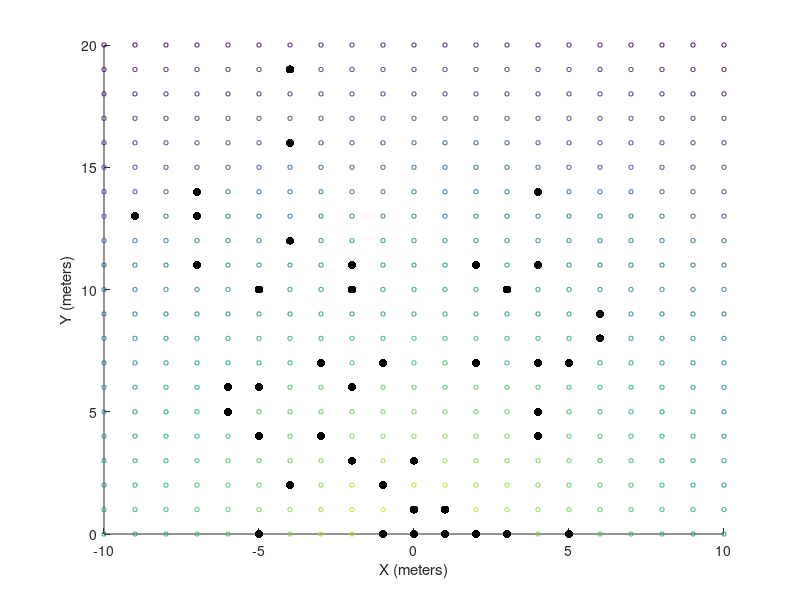

The MATLAB source for this figure:
% close previous figures
close all
clear all
clc
pause on
hold on

%% Create Model
% constants
XMIN = -10;
XMAX = 10;
YMIN = 0;
YMAX = 20;
ZMIN = 0;
ZSTEP = 0;
ZMAX = 0;
NUMZSTEPS = (ZMAX - ZMIN) / ZSTEP + 1;
POINT_SIZE = 10;

% model readings
% model2d [ x y prob ]
pts_per_row = (XMAX-XMIN)*2+1;
total_pts = pts_per_row * (YMAX + 1);
model_2d = [];
max_dist = sqrt( XMAX ^ 2 + YMAX ^ 2);
for y = 0:YMAX
    for x = XMIN:XMAX
        prob = 1 - sqrt( x ^ 2 + y ^ 2) / max_dist;
        model_2d = vertcat(model_2d, [x y prob]);
    end
end

set(gcf, 'Position', [1300 0 800 800])
scatter( model_2d(:,1), model_2d(:,2), 10, model_2d(:,3) )
xlabel('X (meters)')
ylabel('Y (meters)')

%% Particle Filter
NUM_PARTICLES = 50;
NOISE_SIGMA = 1;

% model input data
temp = 1.0;
nr = 10;
readings = zeros(nr,1);
for k = 1:nr
    readings(k,1) = temp;
end

% randomly initialize them
% w [ x y error norm]
w = zeros(NUM_PARTICLES,4);
w(:,1) = round(XMIN + rand(NUM_PARTICLES,1) * 2 * XMAX);
w(:,2) = round(0 + rand(NUM_PARTICLES,1) * YMAX);
f = scatter( w(:,1), w(:,2), 'k', 'filled');

for k = 1:size(readings,1);
    
    % find probability measurement came from a given particle
    for i = 1:NUM_PARTICLES
        % find RSSI value that corresponds to w
        % match wx,wy with the RSSI value at model2dx, model2dy
        wx = w(i,1);
        wy = w(i,2);
        model_index = intersect( find(model_2d(:,1)== wx), find(model_2d(:,2)==wy) );
%         11
%         model_2d(model_index,3)
%         readings(k)
%         abs( model_2d(model_index,3) - readings(k))
%         normpdf(abs( model_2d(model_index,3) - readings(k) ))
        w(i,3) = 4 * normpdf(abs( model_2d(model_index,3) - readings(k) ));
    end
    
    sum_of_errors = sum(w(:,3));
    for i = 1:NUM_PARTICLES
        w(i,4) = w(i,3) / sum_of_errors;
    end
    
    % Resampling
    w2 = zeros(NUM_PARTICLES,4);
    % initialize index
    index = randi(NUM_PARTICLES);
    beta = 0.0;
    mw = max(w(:,4));
    for i = 1:NUM_PARTICLES
        beta = beta + rand * 2.0 * mw;
        while beta > w(index,4)
            beta = beta - w(index,4);
            index = mod(index + 1, NUM_PARTICLES)+1;
        end
        
%         w2(i,1) = w(index,1) + round( -NOISE + 2 * NOISE * rand);
%         w2(i,2) = w(index,2) + round( -NOISE + 2 * NOISE * rand);
        w2(i,1) = w(index,1) + round(normrnd(0,NOISE_SIGMA));
        w2(i,2) = w(index,2) + round(normrnd(0,NOISE_SIGMA));
        w2(i,3) = w(index,3);
        w2(i,4) = w(index,4);
        
        if(w2(i,1) > XMAX)
            w2(i,1) = XMAX;
        end
        if(w2(i,1) < XMIN)
            w2(i,1) = XMIN;
        end
        if(w2(i,2) > YMAX)
            w2(i,2) = YMAX;
        end
        if(w2(i,2) < YMIN)
            w2(i,2) = YMIN;
        end
    end

    w = w2;
 
    pause(0.2)
    delete(f)
    f = scatter( w(:,1), w(:,2), 'k', 'filled' );

    
end



